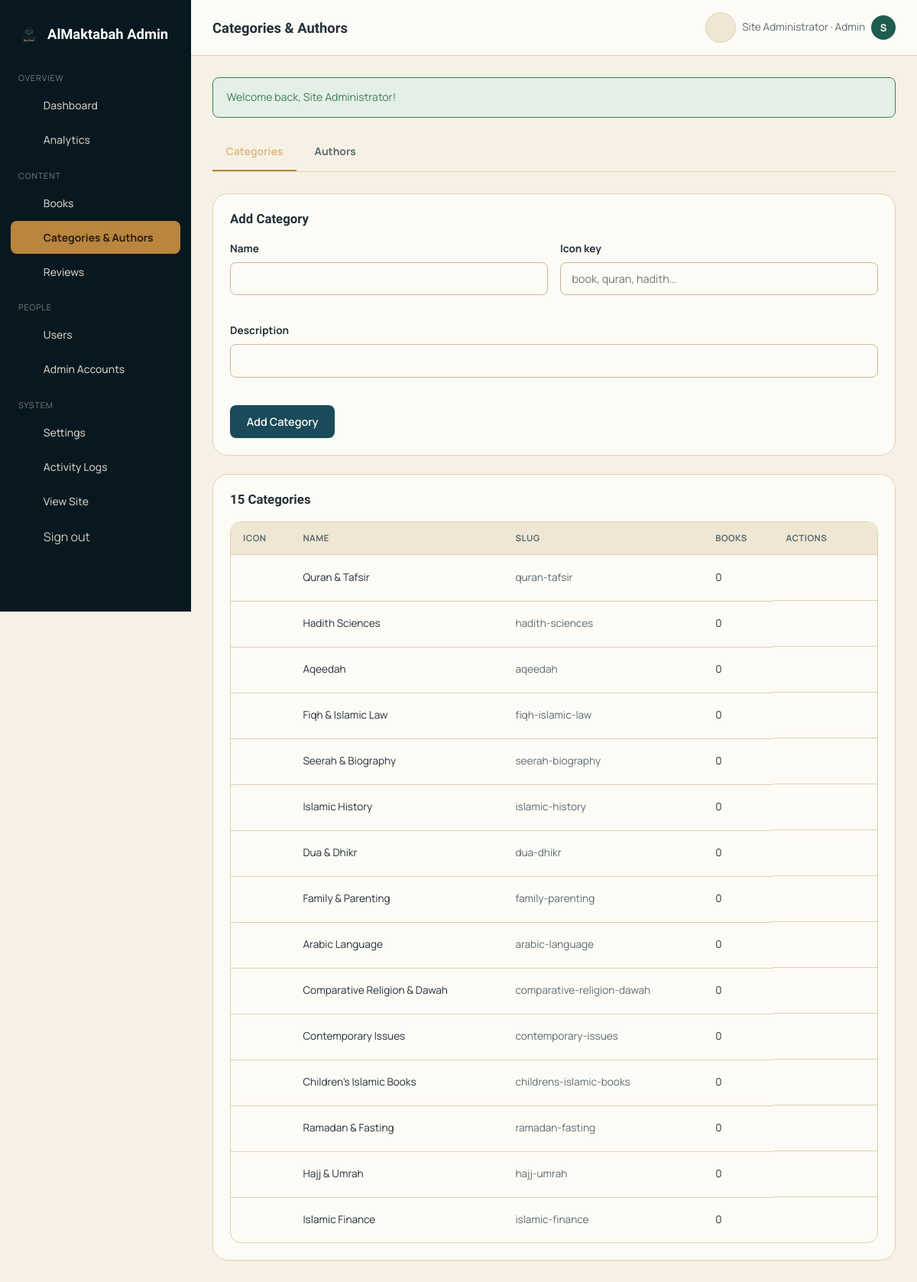
Screenshot of /admin/categories.php (signed in) with the database file from the repository.
### tables this page shows
CREATE TABLE IF NOT EXISTS users (
    id               INT UNSIGNED AUTO_INCREMENT PRIMARY KEY,
    username         VARCHAR(50)  NOT NULL UNIQUE,
    email            VARCHAR(150) NOT NULL UNIQUE,
    password         VARCHAR(255) NOT NULL,
    email_verified   TINYINT(1) NOT NULL DEFAULT 0,
    display_name     VARCHAR(100) DEFAULT NULL,
    profile_image    VARCHAR(255) DEFAULT NULL,
    bio              TEXT DEFAULT NULL,
    role             ENUM('user','subadmin','admin') NOT NULL DEFAULT 'user',
    permissions      JSON DEFAULT NULL COMMENT 'granular permission keys for subadmins',
    status           ENUM('active','suspended','banned') NOT NULL DEFAULT 'active',
    theme_preference ENUM('light','dark','auto') NOT NULL DEFAULT 'auto',
    language_preference VARCHAR(10) NOT NULL DEFAULT 'en',
    remember_token   VARCHAR(255) DEFAULT NULL,
    reset_token      VARCHAR(255) DEFAULT NULL,
    reset_expires    DATETIME DEFAULT NULL,
    last_login       DATETIME DEFAULT NULL,
    created_at       TIMESTAMP NOT NULL DEFAULT CURRENT_TIMESTAMP,
    updated_at       TIMESTAMP NOT NULL DEFAULT CURRENT_TIMESTAMP ON UPDATE CURRENT_TIMESTAMP,
    INDEX idx_role (role),
    INDEX idx_status (status)
);

CREATE TABLE IF NOT EXISTS categories (
    id          INT UNSIGNED AUTO_INCREMENT PRIMARY KEY,
    parent_id   INT UNSIGNED DEFAULT NULL,
    name        VARCHAR(100) NOT NULL,
    slug        VARCHAR(120) NOT NULL UNIQUE,
    description TEXT DEFAULT NULL,
    icon        VARCHAR(50) NOT NULL DEFAULT 'book',
    sort_order  INT UNSIGNED NOT NULL DEFAULT 0,
    created_at  TIMESTAMP NOT NULL DEFAULT CURRENT_TIMESTAMP,
    FOREIGN KEY (parent_id) REFERENCES categories(id) ON DELETE SET NULL,
    INDEX idx_parent (parent_id)
);

### classes/Auth.php (called while the page is built, shortened)
<?php
class Auth
{
    public static function id(): ?int
    {
        return $_SESSION['user_id'] ?? null;
    }
    public static function role(): ?string
    {
        return $_SESSION['role'] ?? null;
    }
}

### classes/Database.php (called while the page is built, shortened)
<?php
class Database
{
    private static ?PDO $instance = null;
    public static function getInstance(): PDO
    {
        if (self::$instance === null) {
            $dsn = 'mysql:host=' . DB_HOST . ';dbname=' . DB_NAME . ';charset=' . DB_CHARSET;
            $options = [
                PDO::ATTR_ERRMODE            => PDO::ERRMODE_EXCEPTION,
                PDO::ATTR_DEFAULT_FETCH_MODE => PDO::FETCH_ASSOC,
                PDO::ATTR_EMULATE_PREPARES   => false,
            ];
            try {
                self::$instance = new PDO($dsn, DB_USER, DB_PASS, $options);
            } catch (PDOException $e) {
                error_log('Database connection failed: ' . $e->getMessage());
                http_response_code(500);
                die('Unable to connect to the database. Please check config/database.php and try again.');
            }
        }
        return self::$instance;
    }
    public static function fetchAll(string $sql, array $params = []): array
    {
        $stmt = self::getInstance()->prepare($sql);
        $stmt->execute($params);
        return $stmt->fetchAll();
    }
    public static function fetchOne(string $sql, array $params = []): ?array
    {
        $stmt = self::getInstance()->prepare($sql);
        $stmt->execute($params);
        $row = $stmt->fetch();
        return $row === false ? null : $row;
    }
}

### config/config.php (called while the page is built, shortened)
<?php
spl_autoload_register(function (string $class) {
    $path = __DIR__ . '/../classes/' . $class . '.php';
});
require_once __DIR__ . '/database.php';
require_once ROOT_PATH . '/includes/functions.php';

### classes/Category.php (called while the page is built, shortened)
<?php
class Category
{
    public static function withBookCounts(): array
    {
        return Database::fetchAll(
            "SELECT c.*, COUNT(b.id) AS book_count
             FROM categories c
             LEFT JOIN books b ON b.category_id = c.id AND b.status = 'approved'
             GROUP BY c.id
             ORDER BY c.sort_order ASC, c.name ASC"
        );
    }
}

### admin/categories.php (the view, shortened to what this page needs)
<?php
require_once __DIR__ . '/../config/config.php';
$pageTitle = 'Categories & Authors';
$activeNav = 'categories';
include __DIR__ . '/includes/layout-start.php';
$tab = $_GET['tab'] ?? 'categories';
$categories = Category::withBookCounts();
?>
<div class="tabs">
    <a href="?tab=categories" class="tab-link <?= $tab === 'categories' ? 'active' : '' ?>">Categories</a>
    <a href="?tab=authors" class="tab-link <?= $tab === 'authors' ? 'active' : '' ?>">Authors</a>
</div>
<?php if ($tab === 'categories'): ?>
<div class="admin-panel">
    <div class="admin-panel-head"><h3>Add Category</h3></div>
    <form method="post" class="form-row">
        <div class="form-group"><label class="form-label">Name</label><input type="text" name="name" class="form-input" required></div>
        <div class="form-group"><label class="form-label">Icon key</label><input type="text" name="icon" class="form-input" placeholder="book, quran, hadith…"></div>
        <div class="form-group" style="grid-column:1/-1;"><label class="form-label">Description</label><input type="text" name="description" class="form-input"></div>
        <div style="grid-column:1/-1;"><button type="submit" class="btn btn-primary">Add Category</button></div>
    </form>
</div>
<div class="admin-panel">
    <div class="admin-panel-head"><h3><?= count($categories) ?> Categories</h3></div>
    <div class="table-responsive">
        <table class="data-table">
            <thead><tr><th>Icon</th><th>Name</th><th>Slug</th><th>Books</th><th>Actions</th></tr></thead>
            <tbody>
            <?php foreach ($categories as $c): ?>
                <tr>
                    <td><?= icon($c['icon']) ?></td>
                    <td><?= e($c['name']) ?></td>
                    <td class="text-muted"><?= e($c['slug']) ?></td>
                    <td><?= (int) $c['book_count'] ?></td>
                    <td class="row-actions">
                        <button class="btn btn-icon btn-ghost" data-modal-open="#edit-cat-<?= $c['id'] ?>" aria-label="Edit"><?= icon('edit') ?></button>
                        <form method="post" data-confirm="Delete this category? Its books become uncategorized."><button class="btn btn-icon btn-ghost" style="color:var(--danger);" aria-label="Delete"><?= icon('trash') ?></button></form>
                    </td>
                </tr>
            <?php endforeach; ?>
            </tbody>
        </table>
    </div>
</div>
<?php endif; ?>
<?php include __DIR__ . '/includes/layout-end.php'; ?>

### admin/includes/layout-start.php (shortened to what this page needs)
<?php
$adminUser = Database::fetchOne('SELECT * FROM users WHERE id = ?', [Auth::id()]);
$isMainAdmin = Auth::role() === 'admin';
$perms = $isMainAdmin ? null : (json_decode($adminUser['permissions'] ?? '[]', true) ?: []);
function admin_can(?array $perms, bool $isMainAdmin, string $perm): bool {
    return $isMainAdmin || in_array($perm, $perms ?? [], true);
}
?><!doctype html>
<html lang="en" data-theme="auto">
<head>
<link rel="stylesheet" href="<?= asset('css/style.css') ?>">
<link rel="stylesheet" href="<?= asset('css/admin.css') ?>">
</head>
<body>
<div class="admin-shell">
    <aside class="admin-sidebar">
        <div class="admin-brand">
            <img src="<?= asset('images/logo.png') ?>" alt="">
            <span><?= e(SITE_NAME) ?> Admin</span>
        </div>
        <div class="admin-nav-label">Overview</div>
        <a href="<?= url('admin/dashboard.php') ?>" class="admin-link <?= ($activeNav ?? '') === 'dashboard' ? 'active' : '' ?>"><?= icon('grid') ?> Dashboard</a>
        <?php if (admin_can($perms, $isMainAdmin, 'view_analytics')): ?>
        <a href="<?= url('admin/analytics.php') ?>" class="admin-link <?= ($activeNav ?? '') === 'analytics' ? 'active' : '' ?>"><?= icon('chart') ?> Analytics</a>
        <?php endif; ?>
        <?php if (admin_can($perms, $isMainAdmin, 'manage_books')): ?>
        <div class="admin-nav-label">Content</div>
        <a href="<?= url('admin/books.php') ?>" class="admin-link <?= ($activeNav ?? '') === 'books' ? 'active' : '' ?>">
            <?= icon('book') ?> Books
        </a>
        <a href="<?= url('admin/categories.php') ?>" class="admin-link <?= ($activeNav ?? '') === 'categories' ? 'active' : '' ?>"><?= icon('grid') ?> Categories & Authors</a>
        <?php endif; ?>
        <?php if (admin_can($perms, $isMainAdmin, 'manage_reviews')): ?>
        <a href="<?= url('admin/reviews.php') ?>" class="admin-link <?= ($activeNav ?? '') === 'reviews' ? 'active' : '' ?>"><?= icon('star') ?> Reviews</a>
        <?php endif; ?>
        <?php if (admin_can($perms, $isMainAdmin, 'manage_users')): ?>
        <div class="admin-nav-label">People</div>
        <a href="<?= url('admin/users.php') ?>" class="admin-link <?= ($activeNav ?? '') === 'users' ? 'active' : '' ?>"><?= icon('users') ?> Users</a>
        <?php endif; ?>
        <?php if ($isMainAdmin): ?>
        <a href="<?= url('admin/admins.php') ?>" class="admin-link <?= ($activeNav ?? '') === 'admins' ? 'active' : '' ?>"><?= icon('shield') ?> Admin Accounts</a>
        <?php endif; ?>
        <div class="admin-nav-label">System</div>
        <?php if (admin_can($perms, $isMainAdmin, 'manage_settings')): ?>
        <a href="<?= url('admin/settings.php') ?>" class="admin-link <?= ($activeNav ?? '') === 'settings' ? 'active' : '' ?>"><?= icon('settings') ?> Settings</a>
        <?php endif; ?>
        <?php if ($isMainAdmin): ?>
        <a href="<?= url('admin/logs.php') ?>" class="admin-link <?= ($activeNav ?? '') === 'logs' ? 'active' : '' ?>"><?= icon('eye') ?> Activity Logs</a>
        <?php endif; ?>
        <a href="<?= url('index.php') ?>" class="admin-link"><?= icon('home') ?> View Site</a>
        <form action="<?= url('admin/logout.php') ?>" method="post"><?= Csrf::field() ?>
            <button type="submit" class="admin-link" style="width:100%;border:none;background:none;font:inherit;text-align:left;"><?= icon('logout') ?> Sign out</button>
        </form>
    </aside>
    <div class="admin-main">
        <div class="admin-topbar">
            <div class="flex items-center gap-1">
                <h1><?= e($pageTitle ?? 'Dashboard') ?></h1>
            </div>
            <div class="flex items-center gap-1">
                <button class="theme-toggle-btn" data-theme-toggle aria-label="Toggle dark mode">
                    <span class="icon-sun"><?= icon('sun') ?></span><span class="icon-moon"><?= icon('moon') ?></span>
                </button>
                <span class="text-muted" style="font-size:.85rem;"><?= e($adminUser['display_name'] ?: $adminUser['username']) ?> &middot; <?= e(ucfirst(Auth::role())) ?></span>
                <?= avatar_html($adminUser, 32) ?>
            </div>
        </div>
        <div class="admin-content">
        <?php foreach (flash_get() as $f): ?>
            <div class="alert alert-<?= $f['type'] === 'error' ? 'error' : ($f['type'] === 'success' ? 'success' : 'info') ?>"><?= e($f['message']) ?></div>
        <?php endforeach; ?>

### includes/functions.php (shortened to what this page needs)
<?php
function e(?string $value): string
{
    return htmlspecialchars((string) $value, ENT_QUOTES, 'UTF-8');
}
function url(string $path = ''): string
{
    $path = ltrim($path, '/');
    return rtrim(SITE_URL, '/') . '/' . $path;
}
function asset(string $path): string
{
    $path = ltrim($path, '/');
    $fsPath = ROOT_PATH . '/assets/' . $path;
    $version = is_file($fsPath) ? filemtime($fsPath) : time();
    return url('assets/' . $path) . '?v=' . $version;
}
function flash_get(): array
{
    $flashes = $_SESSION['flash'] ?? [];
    return $flashes;
}
function avatar_html(array $user, int $size = 40): string
{
    $name = $user['display_name'] ?? $user['username'] ?? '?';
    $initial = mb_strtoupper(mb_substr(trim($name), 0, 1));
    $palette = ['#1B4A5A', '#C89B5C', '#1E5C4F', '#7A4B3A', '#2D6577', '#8A5A2B'];
    $hash = crc32($user['username'] ?? $name);
    $color = $palette[$hash % count($palette)];
    return '<span class="avatar-initial" style="width:' . $size . 'px;height:' . $size . 'px;line-height:' . $size . 'px;font-size:' . round($size * 0.42) . 'px;background:' . $color . '">' . e($initial) . '</span>';
}
function icon(string $name, string $class = ''): string
{
    $path = $icons[$name] ?? $icons['book'];
    return '<svg class="icon ' . e($class) . '" viewBox="0 0 24 24" fill="none" stroke="currentColor" stroke-width="1.8" stroke-linecap="round" stroke-linejoin="round" aria-hidden="true">' . $path . '</svg>';
}
    ?>

### assets/css/admin.css (style rules this page uses)
.admin-shell { display: flex; min-height: 100vh; }
.admin-sidebar { width: 250px; flex-shrink: 0; background: var(--primary-dark); color: #EDE6D6; padding: 20px 14px; position: sticky; top: 0; height: 100vh; overflow-y: auto; z-index: 120; }
html[data-theme="dark"] .admin-sidebar, html[data-theme="auto"] .admin-sidebar { background: #081820; }
.admin-brand { display: flex; align-items: center; gap: 10px; padding: 10px 10px 20px; font-family: var(--font-display); font-weight: 700; font-size: 1.15rem; color: #fff; }
.admin-brand img { height: 28px; }
.admin-nav-label { font-size: .68rem; text-transform: uppercase; letter-spacing: .08em; color: rgba(237,230,214,.5); padding: 14px 10px 6px; }
.admin-link { display: flex; align-items: center; gap: 12px; padding: .65rem .8rem; border-radius: var(--radius-sm); font-size: .87rem; font-weight: 500; color: rgba(237,230,214,.85); margin-bottom: 2px; }
.admin-link.active { background: var(--accent); color: #2A1D0B; font-weight: 700; }
.admin-link .icon { width: 18px; height: 18px; }
.admin-main { flex: 1; min-width: 0; background: var(--bg); }
.admin-topbar { display: flex; align-items: center; justify-content: space-between; padding: 16px 28px; border-bottom: 1px solid var(--border); background: var(--bg-elevated); position: sticky; top: 0; z-index: 90; }
.admin-topbar h1 { font-size: 1.15rem; margin: 0; }
.admin-content { padding: 28px; }
.admin-panel { background: var(--bg-elevated); border: 1px solid var(--border); border-radius: var(--radius-lg); padding: 22px; margin-bottom: 24px; }
.admin-panel-head { display: flex; align-items: center; justify-content: space-between; margin-bottom: 1.1rem; flex-wrap: wrap; gap: 10px; }
.admin-panel-head h3 { margin: 0; font-size: 1.05rem; }

### rows the page displays
users: display_name "Site Administrator", display_name "S"
categories: name "Quran & Tafsir", slug "quran-tafsir", book_count "0"
categories: name "Hadith Sciences", slug "hadith-sciences", book_count "0"
categories: name "Aqeedah", slug "aqeedah", book_count "0"
categories: name "Fiqh & Islamic Law", slug "fiqh-islamic-law", book_count "0"
categories: name "Seerah & Biography", slug "seerah-biography", book_count "0"
categories: name "Islamic History", slug "islamic-history", book_count "0"
categories: name "Dua & Dhikr", slug "dua-dhikr", book_count "0"
categories: name "Family & Parenting", slug "family-parenting", book_count "0"
categories: name "Arabic Language", slug "arabic-language", book_count "0"
categories: name "Comparative Religion & Dawah", slug "comparative-religion-dawah", book_count "0"
categories: name "Contemporary Issues", slug "contemporary-issues", book_count "0"
categories: name "Children's Islamic Books", slug "childrens-islamic-books", book_count "0"
categories: name "Ramadan & Fasting", slug "ramadan-fasting", book_count "0"
categories: name "Hajj & Umrah", slug "hajj-umrah", book_count "0"
categories: name "Islamic Finance", slug "islamic-finance", book_count "0"

### other values shown
SITE_NAME "AlMaktabah"
$pageTitle "Categories & Authors"
Auth::role() "Admin"
$f['message'] "Welcome back, Site Administrator!"
count($categories) "15"
